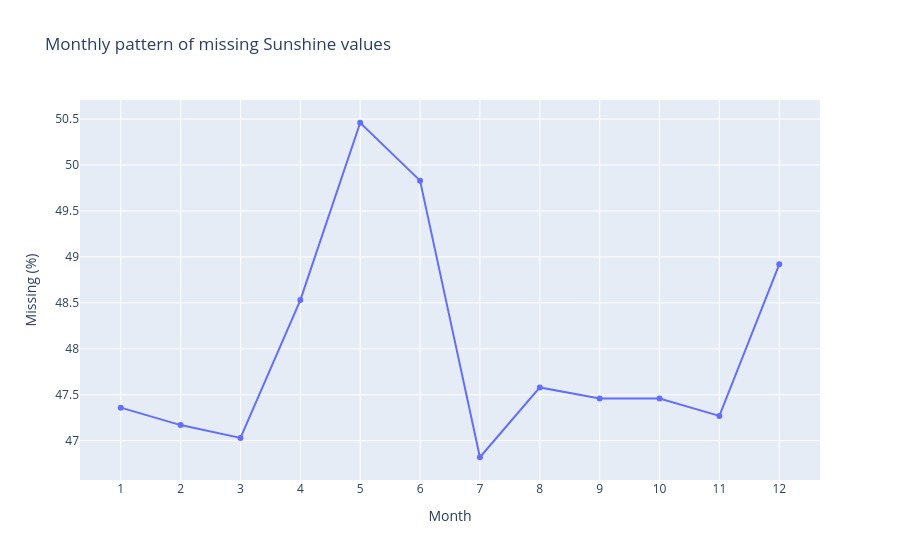

Source (notebook cell):
### Markdown cell above
### Hypothesis 2: Seasonal: Does Missingness Vary by Month?

### Code cell
# Missing percentage by month
df["Date"] = pd.to_datetime(df["Date"])
df["Month"] = df["Date"].dt.month

for col in high_missing_cols:
    missing_by_month = df.groupby("Month")[col].apply(lambda x: x.isna().mean() * 100).round(2).reset_index()
    missing_by_month.columns = ["Month", "Missing_%"]

    print(f"\nMissing % of {col} by month:")
    print(missing_by_month.to_string(index=False))

    plt.figure(figsize=(9, 4))
    sns.lineplot(data=missing_by_month, x="Month", y="Missing_%", marker="o")
    plt.title(f"How missing values of {col} change across months")
    plt.xlabel("Month")
    plt.ylabel("Missing (%)")
    plt.xticks(range(1, 13))
    plt.tight_layout()
    plt.savefig(os.path.join(CHARTS_DIR, f"fig_missing_by_month_{col.lower()}.png"),
                dpi=150, bbox_inches="tight")
    plt.show()

# Interactive monthly figure for Sunshine
sunshine_by_month = df.groupby("Month")["Sunshine"].apply(lambda x: x.isna().mean() * 100).round(2).reset_index()
sunshine_by_month.columns = ["Month", "Missing_%"]

fig = px.line(
    sunshine_by_month,
    x="Month",
    y="Missing_%",
    markers=True,
    title="Monthly pattern of missing Sunshine values"
)
fig.update_layout(xaxis=dict(tickmode="linear", dtick=1), yaxis_title="Missing (%)")
fig.show()

### Figure 1 — Plotly figure (JSON) as saved in the notebook; plotly's stock layout.template omitted (floating-point values rounded to 4 significant figures)
{"data": [{"hovertemplate": "Month=%{x}<br>Missing_%=%{y}<extra></extra>", "legendgroup": "", "line": {"color": "#636efa", "dash": "solid"}, "marker": {"symbol": "circle"}, "mode": "lines+markers", "name": "", "orientation": "v", "showlegend": false, "type": "scatter", "x": [1, 2, 3, 4, 5, 6, 7, 8, 9, 10, 11, 12], "xaxis": "x", "y": [47.36, 47.17, 47.03, 48.53, 50.46, 49.83, 46.82, 47.58, 47.46, 47.46, 47.27, 48.92], "yaxis": "y"}], "layout": {"legend": {"tracegroupgap": 0}, "title": {"text": "Monthly pattern of missing Sunshine values"}, "xaxis": {"anchor": "y", "domain": [0, 1], "dtick": 1, "tickmode": "linear", "title": {"text": "Month"}}, "yaxis": {"anchor": "x", "domain": [0, 1], "title": {"text": "Missing (%)"}}}}
